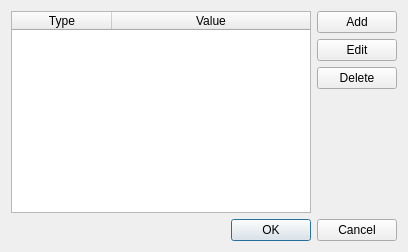
<?xml version="1.0" encoding="UTF-8"?>
<ui version="4.0">
 <class>listPropertyDialog</class>
 <widget class="QDialog" name="listPropertyDialog">
  <property name="windowModality">
   <enum>Qt::WindowModal</enum>
  </property>
  <property name="geometry">
   <rect>
    <x>0</x>
    <y>0</y>
    <width>403</width>
    <height>252</height>
   </rect>
  </property>
  <property name="windowTitle">
   <string>Edit List</string>
  </property>
  <layout class="QGridLayout" name="gridLayout_2">
   <item row="0" column="0">
    <layout class="QGridLayout" name="gridLayout">
     <item row="0" column="0" rowspan="5">
      <widget class="QTableWidget" name="tableWidget">
       <property name="minimumSize">
        <size>
         <width>300</width>
         <height>200</height>
        </size>
       </property>
       <property name="selectionMode">
        <enum>QAbstractItemView::SingleSelection</enum>
       </property>
       <property name="gridStyle">
        <enum>Qt::DotLine</enum>
       </property>
       <attribute name="horizontalHeaderStretchLastSection">
        <bool>true</bool>
       </attribute>
       <attribute name="verticalHeaderDefaultSectionSize">
        <number>22</number>
       </attribute>
       <attribute name="verticalHeaderDefaultSectionSize">
        <number>22</number>
       </attribute>
       <attribute name="horizontalHeaderStretchLastSection">
        <bool>true</bool>
       </attribute>
       <column>
        <property name="text">
         <string>Type</string>
        </property>
       </column>
       <column>
        <property name="text">
         <string>Value</string>
        </property>
       </column>
      </widget>
     </item>
     <item row="0" column="1">
      <widget class="QPushButton" name="addButton">
       <property name="text">
        <string>Add</string>
       </property>
      </widget>
     </item>
     <item row="1" column="1">
      <widget class="QPushButton" name="editButton">
       <property name="text">
        <string>Edit</string>
       </property>
      </widget>
     </item>
     <item row="2" column="1">
      <widget class="QPushButton" name="deleteButton">
       <property name="text">
        <string>Delete</string>
       </property>
      </widget>
     </item>
     <item row="3" column="1">
      <spacer name="verticalSpacer">
       <property name="orientation">
        <enum>Qt::Vertical</enum>
       </property>
       <property name="sizeHint" stdset="0">
        <size>
         <width>20</width>
         <height>40</height>
        </size>
       </property>
      </spacer>
     </item>
    </layout>
   </item>
   <item row="1" column="0">
    <widget class="QDialogButtonBox" name="buttonBox">
     <property name="orientation">
      <enum>Qt::Horizontal</enum>
     </property>
     <property name="standardButtons">
      <set>QDialogButtonBox::Cancel|QDialogButtonBox::Ok</set>
     </property>
    </widget>
   </item>
  </layout>
 </widget>
 <resources/>
 <connections>
  <connection>
   <sender>buttonBox</sender>
   <signal>accepted()</signal>
   <receiver>listPropertyDialog</receiver>
   <slot>accept()</slot>
   <hints>
    <hint type="sourcelabel">
     <x>248</x>
     <y>254</y>
    </hint>
    <hint type="destinationlabel">
     <x>157</x>
     <y>274</y>
    </hint>
   </hints>
  </connection>
  <connection>
   <sender>buttonBox</sender>
   <signal>rejected()</signal>
   <receiver>listPropertyDialog</receiver>
   <slot>reject()</slot>
   <hints>
    <hint type="sourcelabel">
     <x>316</x>
     <y>260</y>
    </hint>
    <hint type="destinationlabel">
     <x>286</x>
     <y>274</y>
    </hint>
   </hints>
  </connection>
 </connections>
</ui>
